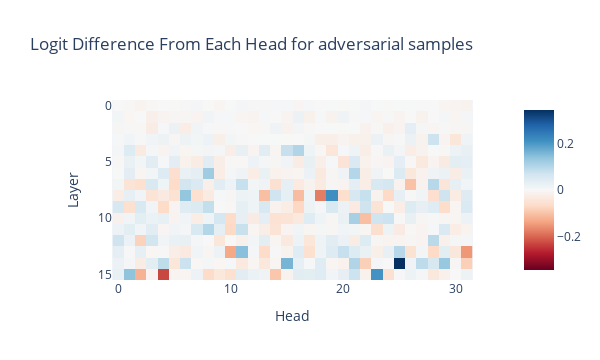

Notebook code for this chart:
### Code cell
imshow(
        mean_per_head_logit_diffs,
        labels={"x":"Head", "y":"Layer"},
        title=f"Logit Difference From Each Head for adversarial samples",
        width=600
    )

### Figure 1 — Plotly figure (JSON) as saved in the notebook; plotly's stock layout.template omitted (floating-point values rounded to 4 significant figures; data arrays with more than 128 entries replaced by an {"elided": "..."} marker saying what was removed)
{"data": [{"coloraxis": "coloraxis", "hovertemplate": "Head: %{x}<br>Layer: %{y}<br>color: %{z}<extra></extra>", "name": "0", "type": "heatmap", "xaxis": "x", "yaxis": "y", "z": {"elided": "16x32 float values"}}], "layout": {"coloraxis": {"cmid": 0, "colorscale": [[0, "rgb(103,0,31)"], [0.1, "rgb(178,24,43)"], [0.2, "rgb(214,96,77)"], [0.3, "rgb(244,165,130)"], [0.4, "rgb(253,219,199)"], [0.5, "rgb(247,247,247)"], [0.6, "rgb(209,229,240)"], [0.7, "rgb(146,197,222)"], [0.8, "rgb(67,147,195)"], [0.9, "rgb(33,102,172)"], [1, "rgb(5,48,97)"]]}, "height": 360, "title": {"text": "Logit Difference From Each Head for adversarial samples"}, "width": 600, "xaxis": {"anchor": "y", "autorange": true, "constrain": "domain", "domain": [0.07143, 0.9286], "range": [-0.5, 31.5], "scaleanchor": "y", "title": {"text": "Head"}}, "yaxis": {"anchor": "x", "autorange": true, "constrain": "domain", "domain": [0, 1], "range": [15.5, -0.5], "title": {"text": "Layer"}}}}
